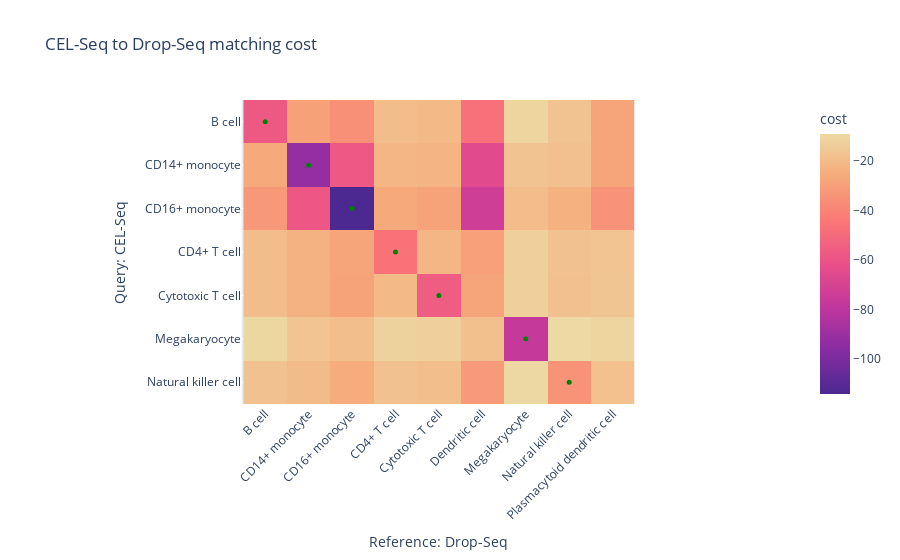

Notebook cell for this chart:
### Code cell
q, ref = 'CEL-Seq', 'Drop-Seq'

rcm = RefCM(numItermax=1e7)
m = rcm.annotate(ds[q], q, ds[ref], ref, 'labels', 'labels')
m.eval('labels')
m.display_matching_costs('labels')

### Figure 1 — Plotly figure (JSON) as saved in the notebook; plotly's stock layout.template omitted (floating-point values rounded to 4 significant figures)
{"data": [{"coloraxis": "coloraxis", "hovertemplate": "Reference: Drop-Seq: %{x}<br>Query: CEL-Seq: %{y}<br>cost: %{z}<extra></extra>", "name": "0", "type": "heatmap", "x": ["B cell", "CD14+ monocyte", "CD16+ monocyte", "CD4+ T cell", "Cytotoxic T cell", "Dendritic cell", "Megakaryocyte", "Natural killer cell", "Plasmacytoid dendritic cell"], "xaxis": "x", "y": ["B cell", "CD14+ monocyte", "CD16+ monocyte", "CD4+ T cell", "Cytotoxic T cell", "Megakaryocyte", "Natural killer cell"], "yaxis": "y", "z": [[-57.51, -29.46, -35.4, -19.42, -20.44, -47.54, -10.8, -16.94, -28.11], [-26.68, -92.71, -57.85, -21.94, -22.69, -65.22, -17.01, -18.12, -28.38], [-32.32, -58.43, -114.1, -26.07, -28.64, -73.26, -19.29, -23.82, -34.71], [-19.13, -23.54, -28.13, -46.44, -21.73, -29.62, -12.39, -17.74, -16.74], [-19.16, -23.17, -28.8, -20.5, -55.63, -28.16, -12.8, -18.13, -16.49], [-9.743, -16.85, -18.9, -11.47, -12.5, -18.35, -77.08, -9.069, -10.64], [-17.31, -19.62, -25.6, -17.69, -18.89, -31.77, -9.628, -34.43, -17.93]]}, {"hovertemplate": "%{y} -> %{x}", "marker": {"color": ["green", "green", "green", "green", "green", "green", "green"], "size": 5}, "mode": "markers", "name": "", "type": "scatter", "x": ["B cell", "CD14+ monocyte", "CD16+ monocyte", "CD4+ T cell", "Cytotoxic T cell", "Megakaryocyte", "Natural killer cell"], "y": ["B cell", "CD14+ monocyte", "CD16+ monocyte", "CD4+ T cell", "Cytotoxic T cell", "Megakaryocyte", "Natural killer cell"]}], "layout": {"coloraxis": {"colorbar": {"title": {"text": "cost"}}, "colorscale": [[0, "rgb(75, 41, 145)"], [0.1667, "rgb(135, 44, 162)"], [0.3333, "rgb(192, 54, 157)"], [0.5, "rgb(234, 79, 136)"], [0.6667, "rgb(250, 120, 118)"], [0.8333, "rgb(246, 169, 122)"], [1, "rgb(237, 217, 163)"]]}, "title": {"text": "CEL-Seq to Drop-Seq matching cost"}, "xaxis": {"anchor": "y", "constrain": "domain", "domain": [0, 1], "scaleanchor": "y", "tickangle": -45, "title": {"text": "Reference: Drop-Seq"}}, "yaxis": {"anchor": "x", "autorange": "reversed", "constrain": "domain", "domain": [0, 1], "title": {"text": "Query: CEL-Seq"}}}}
